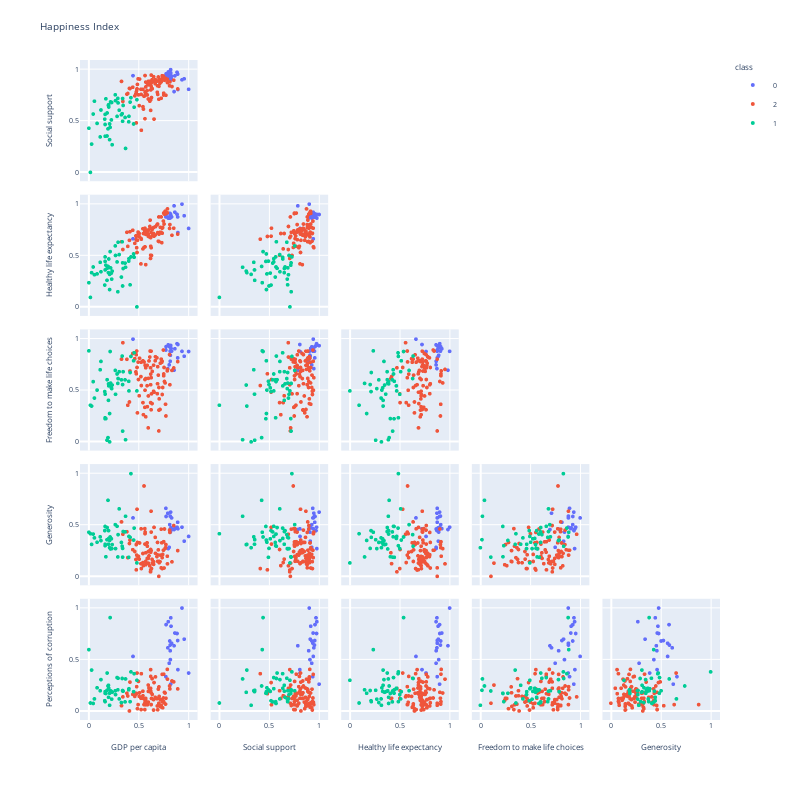

Here is the notebook cell this chart was saved with:
### Markdown cell above
#### Using Scatter plot matrix we can analyze: 
        - corellation analysis 
        - cluster analysis 
        - outlier detection

### Code cell
dims = data.drop(["Country or region","class"], axis=1).columns

fig = px.scatter_matrix(data, dimensions=dims, color=data["class"], hover_name=data["Country or region"])
fig.update_traces(marker=dict(size=4), diagonal_visible=False, showupperhalf=False)
fig.update_layout(width=800, height=800, title="Happiness Index", font_size=7)
fig.show();
